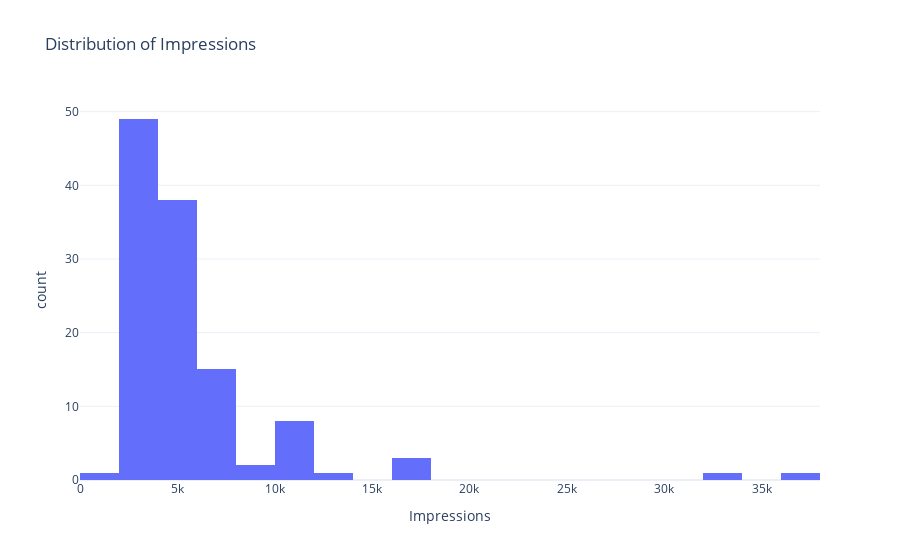

The cell this chart's notebook holds for it:
### Markdown cell above
Question 04

### Code cell
import pandas as pd
import plotly.express as px
import plotly.graph_objects as go
import plotly.io as pio

pio.templates.default = "plotly_white"

df = pd.read_csv('E:/AICP/Internship/Week 5/EDA Internship 3.0 Week 5/Instagram data.csv', encoding='latin1')

impressions_data = df['Impressions']

print("Summary Statistics for Impressions:")
print(impressions_data.describe())

fig = px.histogram(df, x="Impressions", title="Distribution of Impressions")
fig.show()

### Figure 1 — Plotly figure (JSON) as saved in the notebook; plotly's stock layout.template omitted (floating-point values rounded to 4 significant figures)
{"data": [{"alignmentgroup": "True", "bingroup": "x", "hovertemplate": "Impressions=%{x}<br>count=%{y}<extra></extra>", "legendgroup": "", "marker": {"color": "#636efa", "pattern": {"shape": ""}}, "name": "", "offsetgroup": "", "orientation": "v", "showlegend": false, "type": "histogram", "x": [3920, 5394, 4021, 4528, 2518, 3884, 2621, 3541, 3749, 4115, 2218, 3234, 4344, 3216, 9453, 5055, 4002, 3169, 6168, 2407, 2064, 3973, 7281, 3052, 4628, 4082, 5394, 2766, 3924, 3015, 6666, 3854, 4355, 4343, 6108, 2523, 2327, 3990, 2191, 1941, 16062, 4998, 4289, 3880, 3786, 4298, 3630, 2826, 7407, 10386, 2998, 7018, 2941, 6432, 10667, 3988, 4978, 3388, 4467, 3246, 5072, 6339, 4239, 3454, 7571, 3333, 3818, 10933, 5058, 3601, 3480, 3525, 3606, 5542, 6559, 3623, 10493, 4446, 2957, 5538, 4681, 5273, 5055, 4002, 3169, 6168, 2407, 3630, 2826, 7407, 10386, 2998, 3052, 4628, 4082, 5394, 2766, 3924, 3015, 5409, 5323, 8001, 4150, 4609, 6348, 11068, 7231, 17396, 6814, 17713, 5563, 4842, 11149, 10206, 13700, 5731, 4139, 32695, 36919], "xaxis": "x", "yaxis": "y"}], "layout": {"barmode": "relative", "legend": {"tracegroupgap": 0}, "title": {"text": "Distribution of Impressions"}, "xaxis": {"anchor": "y", "domain": [0, 1], "title": {"text": "Impressions"}}, "yaxis": {"anchor": "x", "domain": [0, 1], "title": {"text": "count"}}}}
